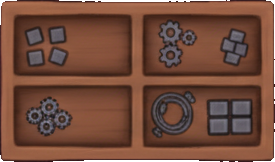
#> input picture Source/Art/objects/elec_g_1.png, 275 x 162 px, given in place of elec_g_1.png.png, which was not available
$ python cut.py objects/elec_g_1.png
#> lines starting #> are read from the running program, lines starting #| are printed output that depends on the picture; after the words box and inside, x2 and y2 are one past the last pixel; in counts of white or black regions, pixels touching at a corner belong together; pictures that were not available may be replaced by others from this repository, and a replacement may not be noted
import numpy as np
from PIL import Image
from scipy import ndimage

# The model never returns exactly (255,0,255) - it renders a pink of its own - so
# the key is hue-based with a saturation floor rather than a fixed colour match.
def key_out(path):
#> called with path = 'out/objects/elec_g_1.png.png'
    im = Image.open(path).convert('RGB')
    a = np.asarray(im).astype(np.float32) / 255.0
    r, g, b = a[..., 0], a[..., 1], a[..., 2]
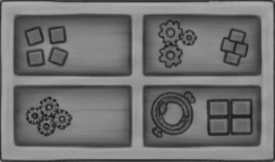
#> r: shape (162, 275) float32; min 0.0863, max 0.682, mean 0.439
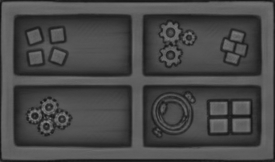
#> g: shape (162, 275) float32; min 0.0706, max 0.541, mean 0.282
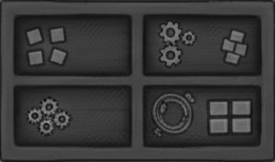
#> b: shape (162, 275) float32; min 0.0431, max 0.624, mean 0.22
    mx, mn = a.max(2), a.min(2)
    sat = np.where(mx > 0, (mx - mn) / np.maximum(mx, 1e-6), 0)
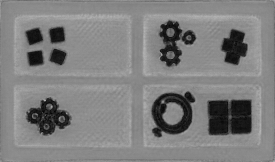
#> sat: shape (162, 275) float32; min 0.0122, max 0.707, mean 0.5
    # Magenta/pink: red and blue both clearly above green.
    pink = (r > g + 0.10) & (b > g + 0.05) & (sat > 0.25)
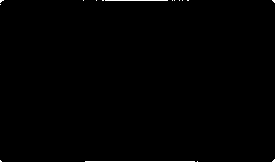
#> pink: shape (162, 275) bool; 0.46% white in thin lines or dots
    pink = ndimage.binary_closing(pink, np.ones((3, 3)))
#> pink: shape (162, 275) bool; 0.01% white in thin lines or dots
    pink = ndimage.binary_fill_holes(pink) & pink
    alpha = (~pink).astype(np.uint8) * 255
#> alpha: shape (162, 275); 100% white; black in thin lines or dots
    # Shave the pink fringe that survives on antialiased edges.
    alpha = ndimage.grey_erosion(alpha, size=(3, 3))
#> alpha: shape (162, 275); 99.9% white; 3 black regions (3 under 20 px)
    out = np.dstack([np.asarray(im), alpha])
    return Image.fromarray(out, 'RGBA')

def components(img, min_px=1500):
    a = np.asarray(img)[..., 3] > 40
#> a: shape (162, 275) bool; 99.9% white; 3 black regions (3 under 20 px)
    a = ndimage.binary_closing(a, np.ones((9, 9)))
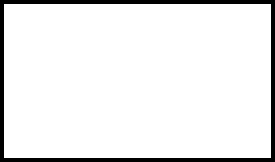
#> a: shape (162, 275) bool; 92.3% white; 1 black region, box (x1, y1, x2, y2) and area: (0, 0, 275, 162) 3432
    lab, n = ndimage.label(a)
#> n = 1
    boxes = []
    for i in range(1, n + 1):
        ys, xs = np.where(lab == i)
        if len(ys) < min_px:
            continue
        boxes.append((xs.min(), ys.min(), xs.max() + 1, ys.max() + 1, len(ys)))
    boxes.sort(key=lambda b: b[0])
    return boxes

import sys
for sheet in (sys.argv[1:] or ['metaltools_a', 'metaltools_b']):
    img = key_out(f'out/{sheet}.png')
    img.save(f'out/{sheet}_keyed.png')
    for i, (x0, y0, x1, y1, n) in enumerate(components(img)):
        img.crop((x0, y0, x1, y1)).save(f'out/{sheet}_{i}.png')
        print(f'{sheet}_{i}', (x1 - x0, y1 - y0), 'px', n)
#> this loop made 1 pass
#| objects/elec_g_1.png_0 (267, 154) px 41118
#> pass 1, `img.crop((x0, y0, x1, y1)).save(f'out/{sheet}_{i}.png')`:
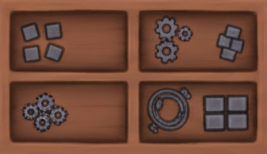
#> saved as elec_g_1.png_0.png: PIL image 267x154 RGBA; mean R, G, B, A 112.4, 72.4, 56.2, 255
